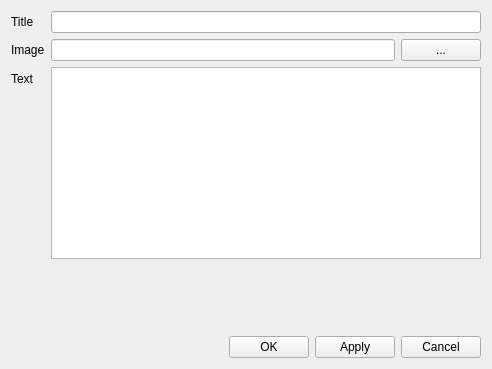
<?xml version="1.0" encoding="UTF-8"?>
<ui version="4.0">
 <class>SettingsDialog</class>
 <widget class="MdiChild" name="SettingsDialog">
  <property name="geometry">
   <rect>
    <x>0</x>
    <y>0</y>
    <width>492</width>
    <height>369</height>
   </rect>
  </property>
  <property name="windowTitle">
   <string>Form</string>
  </property>
  <layout class="QVBoxLayout" name="verticalLayout">
   <item>
    <layout class="QFormLayout" name="formLayout">
     <item row="1" column="0">
      <widget class="QLabel" name="label">
       <property name="text">
        <string>Image</string>
       </property>
      </widget>
     </item>
     <item row="1" column="1">
      <layout class="QHBoxLayout" name="horizontalLayout_2">
       <item>
        <widget class="QLineEdit" name="imagePathEdit"/>
       </item>
       <item>
        <widget class="QPushButton" name="fileDialogButton">
         <property name="text">
          <string>...</string>
         </property>
        </widget>
       </item>
      </layout>
     </item>
     <item row="2" column="0">
      <widget class="QLabel" name="label_2">
       <property name="text">
        <string>Text</string>
       </property>
      </widget>
     </item>
     <item row="2" column="1">
      <widget class="QTextEdit" name="textEdit"/>
     </item>
     <item row="0" column="0">
      <widget class="QLabel" name="label_3">
       <property name="text">
        <string>Title</string>
       </property>
      </widget>
     </item>
     <item row="0" column="1">
      <widget class="QLineEdit" name="titleEdit"/>
     </item>
    </layout>
   </item>
   <item>
    <spacer name="verticalSpacer">
     <property name="orientation">
      <enum>Qt::Vertical</enum>
     </property>
     <property name="sizeHint" stdset="0">
      <size>
       <width>20</width>
       <height>40</height>
      </size>
     </property>
    </spacer>
   </item>
   <item>
    <layout class="QHBoxLayout" name="horizontalLayout">
     <item>
      <spacer name="horizontalSpacer">
       <property name="orientation">
        <enum>Qt::Horizontal</enum>
       </property>
       <property name="sizeHint" stdset="0">
        <size>
         <width>40</width>
         <height>20</height>
        </size>
       </property>
      </spacer>
     </item>
     <item>
      <widget class="QPushButton" name="okButton">
       <property name="text">
        <string>OK</string>
       </property>
      </widget>
     </item>
     <item>
      <widget class="QPushButton" name="applyButton">
       <property name="text">
        <string>Apply</string>
       </property>
      </widget>
     </item>
     <item>
      <widget class="QPushButton" name="cancelButton">
       <property name="text">
        <string>Cancel</string>
       </property>
      </widget>
     </item>
    </layout>
   </item>
  </layout>
 </widget>
 <customwidgets>
  <customwidget>
   <class>MdiChild</class>
   <extends>QWidget</extends>
   <header>../api/api.h</header>
   <container>1</container>
  </customwidget>
 </customwidgets>
 <resources/>
 <connections/>
</ui>
